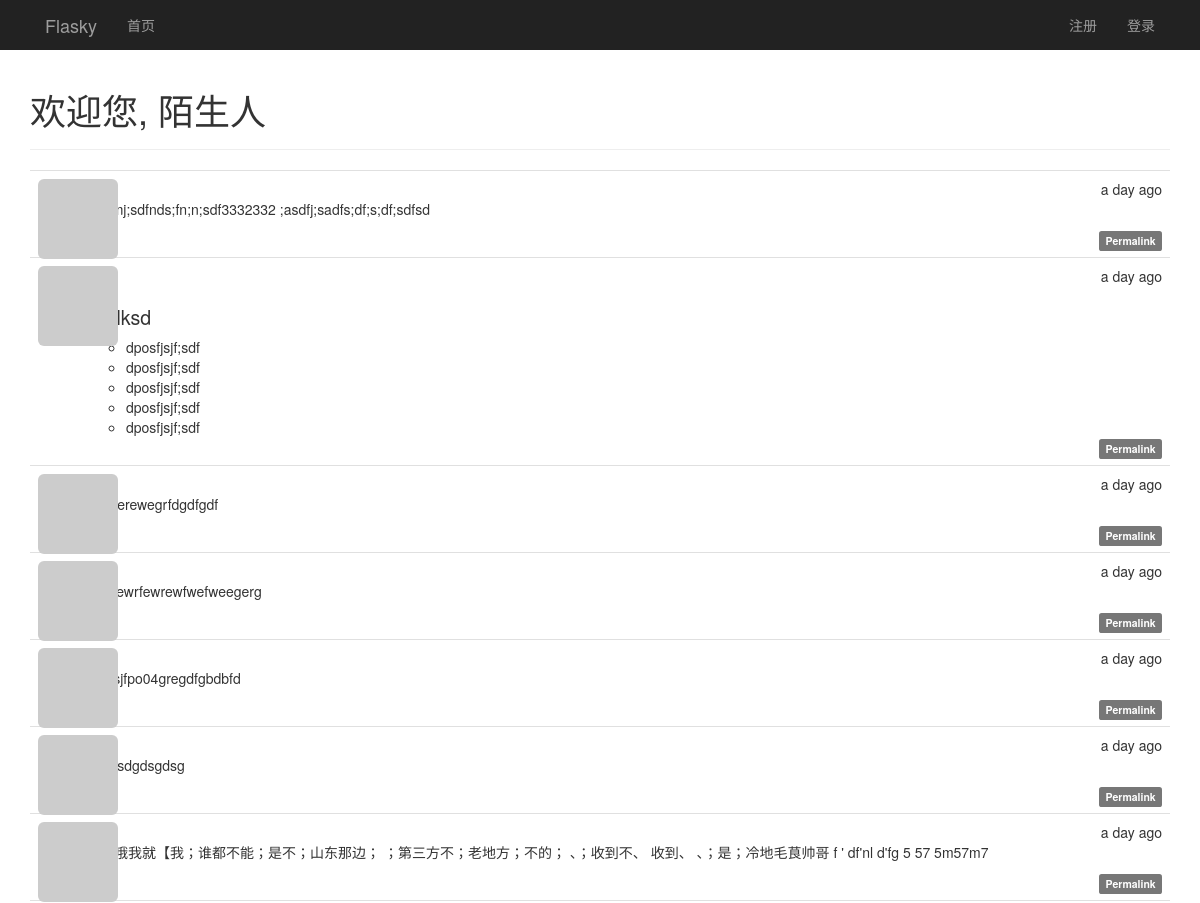
Before: / (upper part) with the older database file.
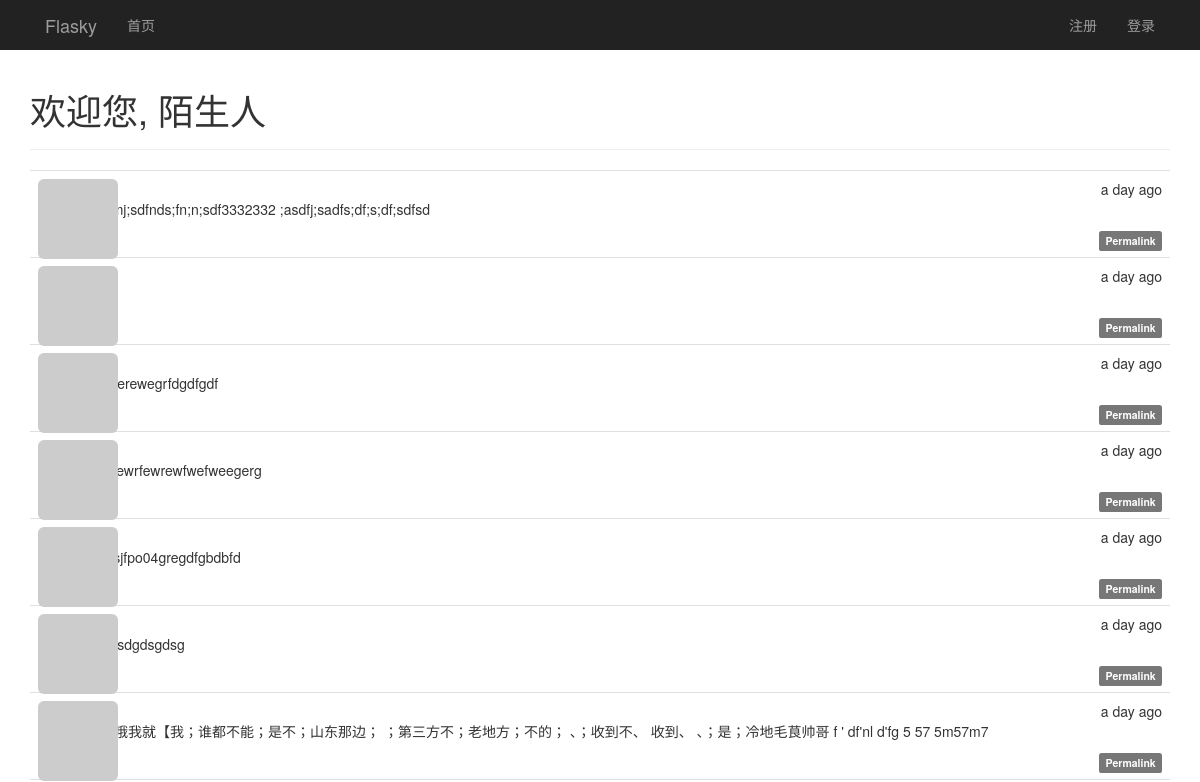
After: the same page with the newer database file.
### app/models.py (models this page shows, shortened)
class Post(db.Model):
    __tablename__ = 'posts'
    id = db.Column(db.Integer, primary_key=True)
    body = db.Column(db.Text)
    body_html = db.Column(db.Text)
    timestamp = db.Column(db.DateTime, index=True, default=datetime.utcnow)
    author_id = db.Column(db.Integer, db.ForeignKey('users.id'))

### app/main/views.py (the view)
@main.route('/', methods=['GET', 'POST'])
def index():
    form = PostForm()
    if current_user.can(Permission.WRITE_ARTICLES) and \
            form.validate_on_submit():
        post = Post(body=form.body.data,
                    author=current_user._get_current_object())
        db.session.add(post)
        return redirect(url_for('.index'))
    page = request.args.get('page', 1, type=int)
    pagination = Post.query.order_by(Post.timestamp.desc()).paginate(
        page, per_page=current_app.config['FLASK_POSTS_PER_PAGE'],
        error_out=False)
    posts = pagination.items
    return render_template('index.html', form=form, posts=posts, pagination=pagination, current_time=datetime.utcnow())

### app/auth/views.py (called while the page is built)
@auth.before_app_request
def before_request():
    if current_user.is_authenticated:
        current_user.ping()
        if not current_user.confirmed \
                and request.endpoint[:5] != 'auth.' \
                and request.endpoint != 'static':
            return redirect(url_for('auth.unconfirmed'))

### app/main/__init__.py (called while the page is built)
@main.app_context_processor
def inject_permissions():
    return dict(Permission=Permission)

### app/models.py (called while the page is built)
    def gravatar(self, size=100, default='identicon', rating='g'):
        if request.is_secure:
            url = 'https://secure.gravatar.com/avatar'
        else:
            url = 'http://s.gravatar.com/avatar'
        email_hash = self.avatar_hash or hashlib.md5(self.email.encode('utf-8')).hexdigest()
        return '{url}/{hash}?s={size}&d={default}&r={rating}'.format(
            url=url, hash=email_hash, size=size, default=default, rating=rating)

    def can(self, permissions):
        return False

    def is_administrator(self):
        return False

### app/templates/index.html (shortened to what this page needs)
{% extends "base.html" %}
{% import "bootstrap/wtf.html" as wtf %}
{% import "_marcros.html" as macros %}
{% block page_content %}
<div class="page-header">
    <h1>欢迎您,
    {% if current_user.is_authenticated %}
        {{ current_user.username }}
    {% else %}
        陌生人
    {% endif %}
    </h1>
</div>
{% include '_posts.html' %}
{% endblock %}

### app/templates/_posts.html (shortened to what this page needs)
<ul class="posts">
    {% for post in posts %}
    <li class="post">
        <div class="post-thumbnail">
            <a href="{{ url_for('.user', username=post.author.username) }}">
                <img class="img-rounded profile-thumbnail"
                     src="{{ post.author.gravatar(size=40) }}">
            </a>
        </div>
        <div class="post-content">
            <div class="post-date">{{ moment(post.timestamp).fromNow() }}</div>
            <div class="post-author">
                <a href="{{ url_for('.user', username=post.author.username) }}">
                </a>
            </div>
            <div class="post-body">
                {% if post.body_html %}
                    {{ post.body_html | safe }}
                {% else %}
                    {{ post.body }}
                {% endif %}
            </div>
            <div class="post-footer">
                <a href="{{ url_for('.post', post_id=post.id) }}">
                    <span class="label label-default">Permalink</span>
                </a>
            </div>
        </div>
    </li>
    {% endfor %}
</ul>

Changed rows visible on the page:
changed Post (number 2 of 7 on the later page): body_html "sdslksd dposfjsjf;sdf dposfjsjf;sdf dposfjsjf;sdf dposfjsjf;sdf dposfjsjf;sdf" → (not shown)
